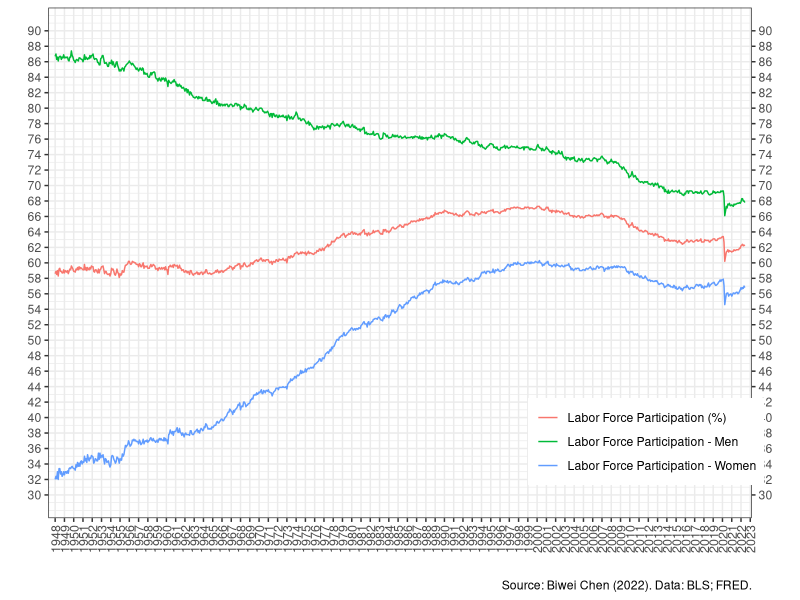
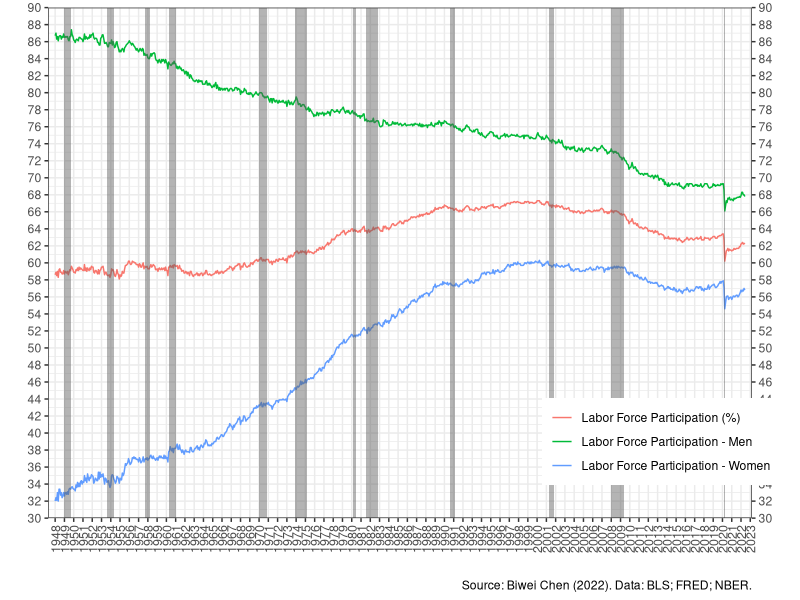

The R script that drew these images, in order: (Note: this script raises an error after producing the figures.)

#library("readxl");mir=read_excel("1954.xlsx")
library(tidyverse); d1=read.csv("LPRS.csv")

# graph the rolling unconditional recession probability time series
date=seq(as.Date('1948-01-01'), to=as.Date('2022-06-01'), format="%Y%m" , by="month")
lr=d1$LR; mlr=d1$MLR; wlr=d1$WLR
d2=data.frame(date, lr, mlr, wlr)

library(ggplot2)

# Year on X-axis
ggplot(d2, aes(x=date)) + geom_line(aes(y=lr, col="lr")) + 
  geom_line(aes(y=mlr, col="mlr")) + geom_line(aes(y=wlr, col="wlr")) + theme_bw() +
  theme(legend.title = element_blank(), legend.position = "none", axis.title.y.right = element_text()) +
  labs(x="", y="", caption="Source: Biwei Chen (2022). Data: BLS; FRED.") + 
  scale_y_continuous(limits = c(30, 90), breaks=seq(30,90,2), sec.axis=dup_axis(name="")) +
  scale_x_date(date_labels="%Y",date_breaks = "1 years", date_minor_breaks="1 years", expand=c(0.01,0.01)) + 
  theme(axis.text.x=element_text(angle=90, vjust=0.5, size = 9))  +
  theme(legend.title = element_blank(), legend.position = c(0.85,0.15)) +
  scale_color_discrete(labels=c("Labor Force Participation (%)", "Labor Force Participation - Men",
                                "Labor Force Participation - Women")) 

xl=as.Date(c( "1949-01-01", "1953-08-01", "1957-09-01", "1960-05-01", "1970-01-01", 
              "1973-12-01", "1980-02-01", "1981-08-01", "1990-08-01", "2001-04-01", "2008-01-01", "2020-03-01"))
xr=as.Date(c( "1949-10-01", "1954-05-01", "1958-04-01", "1961-02-01", "1970-11-01", 
              "1975-03-01", "1980-07-01", "1982-11-01", "1991-03-01", "2001-11-01", "2009-06-01", "2020-04-01"))

g=ggplot(d2, aes(x=date)) + geom_line(aes(y=lr, col="lr")) + 
  geom_line(aes(y=mlr, col="mlr")) + geom_line(aes(y=wlr, col="wlr")) + theme_bw() +
  theme(legend.title = element_blank(), legend.position = "none", axis.title.y.right = element_text()) +
  labs(x="", y="", caption="Source: Biwei Chen (2022). Data: BLS; FRED; NBER.") + 
  scale_y_continuous(limits = c(30, 90), breaks=seq(30,90,2), sec.axis=dup_axis(name=""), expand=c(0,0)) +
  scale_x_date(date_labels="%Y",date_breaks = "1 years", date_minor_breaks="1 years", expand=c(0.01,0.01)) + 
  theme(axis.text.x=element_text(angle=90, vjust=0.5, size = 9))  +
  theme(legend.title = element_blank(), legend.position = c(0.87,0.15)) +
  scale_color_discrete(labels=c("Labor Force Participation (%)", "Labor Force Participation - Men",
                                "Labor Force Participation - Women")) 

  g + annotate("rect", xmin=xl, xmax=xr, ymin =rep(30,12), ymax =rep(90,12), alpha = .45) 


#############################################################333
# Percent scale
# https://scales.r-lib.org/reference/label_percent.html

  ggplot(d2, aes(x=date)) + geom_line(aes(y=lr/100, col="lr")) + geom_line(aes(y=er/100, col="er")) + theme_bw() +
    theme(legend.title = element_blank(), legend.position = "none", axis.title.y.right = element_text()) +
    labs(x="", y="", caption="Source: Biwei Chen (2022). Data: BLS; FRED.") + 
    scale_y_continuous(labels = scales::percent_format(accuracy = 3)) +
    #scale_y_continuous(limits = c(50, 70), breaks=seq(50,70, 1), sec.axis=dup_axis(name=""), expand=c(0,0)) +
    scale_x_date(date_labels="%Y",date_breaks = "1 years", date_minor_breaks="1 years", expand=c(0.01,0.01)) + 
    theme(axis.text.x=element_text(angle=90, vjust=0.5, size = 9))  +
    theme(legend.title = element_blank(), legend.position = c(0.15,0.9)) +
    scale_color_discrete(labels=c("Labor Force Participation Rate", "Employment-to-Population Ratio")) 
  
